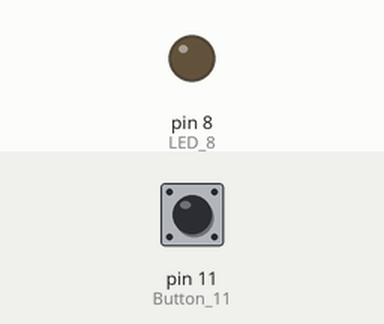
The sketch below on a simulated Arduino Uno, built with avr-gcc and run on an emulated ATmega328P. Parts: output pins drawn as LEDs (lit = HIGH). Inputs (shaded band) come from the test bench; at power-on: pin 11 (Button_11) LOW.

Above: at 1.2 s.
1.3 s: pin 11 (Button_11) pulled HIGH for 0.15 s
At 1.37 s:
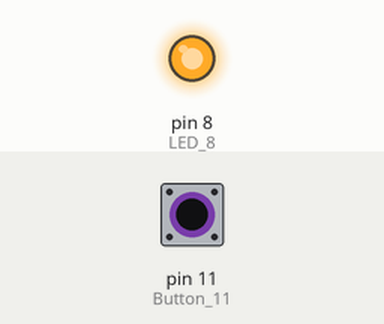
2.9 s: pin 11 (Button_11) pulled HIGH for 1 s
At 4.1 s:
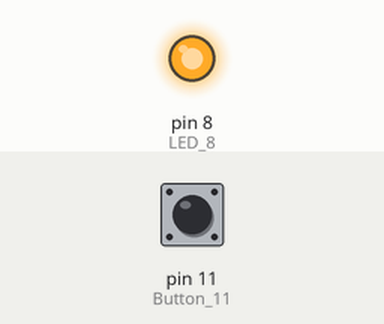
5.4 s: pin 11 (Button_11) pulled HIGH for 3.2 s
At 9.6 s:
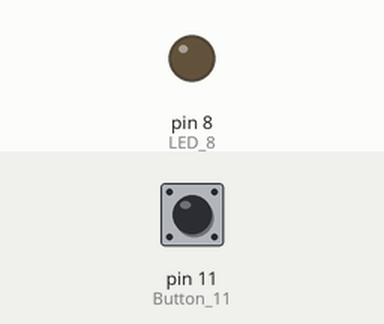
Timing chart, 0 to 11.1 s (numbered marks = the images above; inputs shaded):
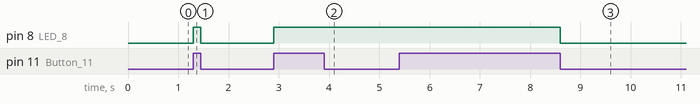

The sketch:

sketch_jun16c.ino
```cpp
#define LED_8 8
#define Button_11 11
void On();
void setup() {
  pinMode(LED_8,1);
  pinMode(Button_11,0);
}
void loop() {
  if(digitalRead(Button_11)){
    On();
  }
}
void On(){
  digitalWrite(LED_8,1);
  if(!digitalRead(Button_11)){
    digitalWrite(LED_8,0);
  }
}
```

Measured:
- after the input at 1.3 s, pin 8 (LED_8): LOW → HIGH at once, → LOW 0.15 s later
- after the input at 2.9 s, pin 8 (LED_8): LOW → HIGH at once
- after the input at 5.4 s, pin 8 (LED_8): HIGH → LOW after 3.2 s
